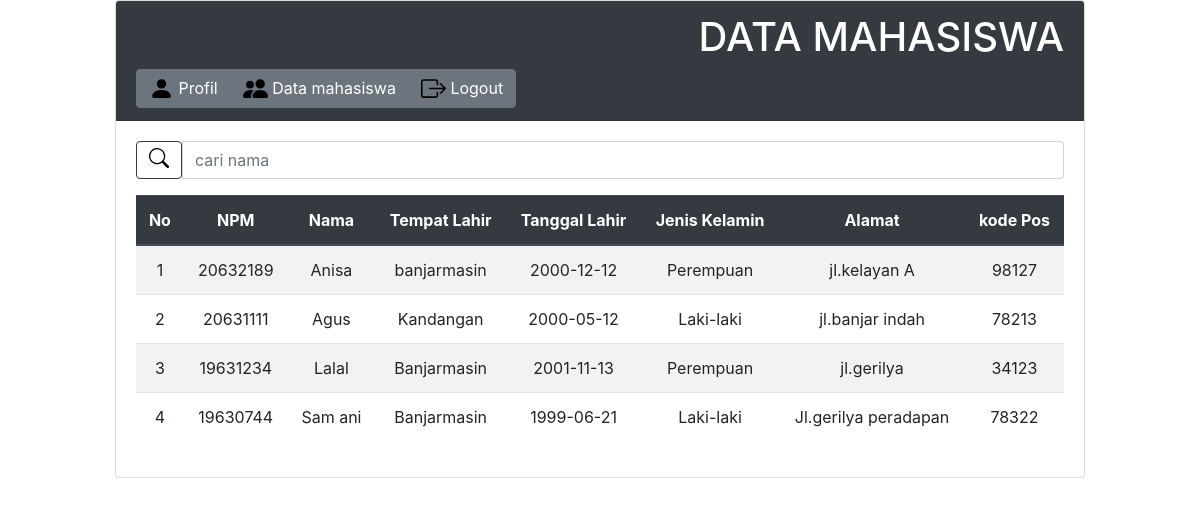
/mahasiswa/data_mahasiswa.php (signed in), run on the app's committed database.
### tables this page shows
CREATE TABLE `tb_mahasiswa` (
  `npm` int(8) NOT NULL,
  `nama` varchar(100) NOT NULL,
  `tempat_lahir` varchar(50) NOT NULL,
  `tanggal_lahir` date NOT NULL,
  `jenis_kelamin` enum('Laki-laki','Perempuan','','') NOT NULL,
  `alamat` text NOT NULL,
  `kode_pos` varchar(5) NOT NULL
);

### mahasiswa/data_mahasiswa.php (the view, shortened to what this page needs)
<?php
    if(@$_SESSION['mahasiswa']){
?>
<!DOCTYPE html>
<html>
    <head>
        <link rel="stylesheet" href="../css/bootstrap.css">
    </head>
    <body>
        <div class="container col-md-10">
        <div class="card">
        <div class="card-header bg-dark text-white">
            <h1 align="right">DATA MAHASISWA</h1>
            <div class="btn-group" role="group">
                <a href="profil.php" class="btn btn-secondary"><img src="../asset/person-fill.svg" width="25" height="25" class="d-inline-block align-top" alt=""> Profil</a>
                <a href="data_mahasiswa.php" class="btn btn-secondary"><img src="../asset/people-fill.svg" width="25" height="25" class="d-inline-block align-top" alt=""> Data mahasiswa</a>
                <a href="../logout.php" class="btn btn-secondary"><img src="../asset/box-arrow-right.svg" width="25" height="25" class="d-inline-block align-top" alt=""> Logout</a>
            </div>
        </div>
        <div class="card-body">
        <form action="" method="POST" class="input-group mb-3">
            <button type="submit" class="btn btn-outline-dark" name="submit"><img src="../asset/search.svg" width="20" height="20" class="d-inline-block align-top" alt=""></button>
            <input type="text" name="cari" placeholder="cari nama" class="form-control">
        </form>
            <table class="table table-striped">
                <thead class="thead-dark">
                    <tr align="center">
                        <th scope="col">No</th>
                        <th scope="col">NPM</th>
                        <th scope="col">Nama</th>
                        <th scope="col">Tempat Lahir</th>
                        <th scope="col">Tanggal Lahir</th>
                        <th scope="col">Jenis Kelamin</th>
                        <th scope="col">Alamat</th>
                        <th scope="col">kode Pos</th>
                    </tr>
                </thead>
                <tbody>
                    <?php
                        include "../asset/koneksi.php";
                        $no=1;
                        if(isset($_POST['submit'])){
                            $cari=$_POST['cari'];
                            $query = mysqli_query($koneksi,"SELECT * FROM tb_mahasiswa WHERE nama LIKE '$cari%'");
                        }else{
                            $query= mysqli_query($koneksi,"SELECT * FROM tb_mahasiswa ORDER BY npm desc");
                        }
                        while($data = mysqli_fetch_array($query))
                        {
                    ?>
                        <tr align="center">
                            <td scope="row"><?php echo $no++ ?></td>
                            <td scope="row"><?php echo $data['npm'] ?></td>
                            <td scope="row"><?php echo $data['nama'] ?></td>
                            <td scope="row"><?php echo $data['tempat_lahir'] ?></td>
                            <td scope="row"><?php echo $data['tanggal_lahir'] ?></td>
                            <td scope="row"><?php echo $data['jenis_kelamin'] ?></td>
                            <td scope="row"><?php echo $data['alamat'] ?></td>
                            <td scope="row"><?php echo $data['kode_pos'] ?></td>
                        </tr>
                    <?php
                        }
                    ?>
                </tbody>
            </table>
        </div>
        </div>
    </body>
</html>
<?php
    }
?>

### data on the page
tb_mahasiswa: npm "20632189", nama "Anisa", tempat_lahir "banjarmasin", tanggal_lahir "2000-12-12", jenis_kelamin "Perempuan", alamat "jl.kelayan A", kode_pos "98127"
tb_mahasiswa: npm "20631111", nama "Agus", tempat_lahir "Kandangan", tanggal_lahir "2000-05-12", jenis_kelamin "Laki-laki", alamat "jl.banjar indah", kode_pos "78213"
tb_mahasiswa: npm "19631234", nama "Lalal", tempat_lahir "Banjarmasin", tanggal_lahir "2001-11-13", jenis_kelamin "Perempuan", alamat "jl.gerilya", kode_pos "34123"
tb_mahasiswa: npm "19630744", nama "Sam ani", tempat_lahir "Banjarmasin", tanggal_lahir "1999-06-21", jenis_kelamin "Laki-laki", alamat "Jl.gerilya peradapan", kode_pos "78322"
